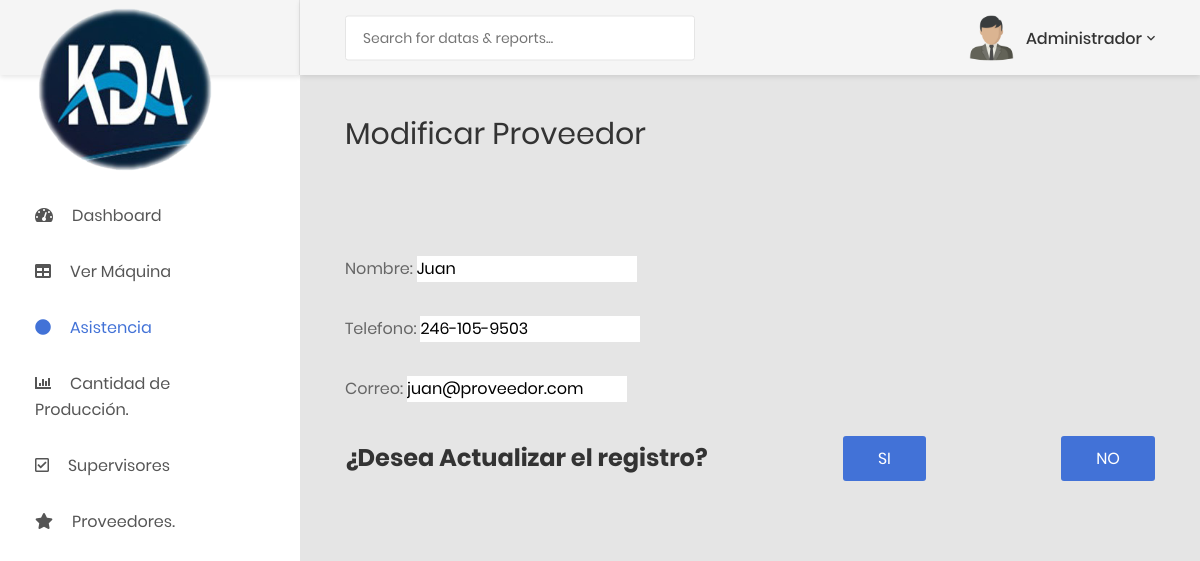
/panel/modificar_proveedor.php?id=1 (signed in), run on the app's committed database.
### tables this page shows
CREATE TABLE `proveedor` (
  `id_proveedor` int(11) NOT NULL,
  `nombre_proveedor` varchar(45) NOT NULL,
  `telefono` varchar(50) NOT NULL,
  `correo` varchar(100) NOT NULL
);

### panel/modificar_proveedor.php (the view, shortened to what this page needs)
<!DOCTYPE html>
<html lang="en">
<head>
    <link href="../css/font-face.css" rel="stylesheet" media="all">
    <link href="../vendor/font-awesome-4.7/css/font-awesome.min.css" rel="stylesheet" media="all">
    <link href="../vendor/font-awesome-5/css/fontawesome-all.min.css" rel="stylesheet" media="all">
    <link href="../vendor/mdi-font/css/material-design-iconic-font.min.css" rel="stylesheet" media="all">
    <link href="../vendor/bootstrap-4.1/bootstrap.min.css" rel="stylesheet" media="all">
    <link href="../vendor/animsition/animsition.min.css" rel="stylesheet" media="all">
    <link href="../vendor/bootstrap-progressbar/bootstrap-progressbar-3.3.4.min.css" rel="stylesheet" media="all">
    <link href="../vendor/wow/animate.css" rel="stylesheet" media="all">
    <link href="../vendor/css-hamburgers/hamburgers.min.css" rel="stylesheet" media="all">
    <link href="../vendor/slick/slick.css" rel="stylesheet" media="all">
    <link href="../vendor/select2/select2.min.css" rel="stylesheet" media="all">
    <link href="../vendor/perfect-scrollbar/perfect-scrollbar.css" rel="stylesheet" media="all">
    <link href="../css/theme.css" rel="stylesheet" media="all">
    <link href="../css/style.css" rel="stylesheet" media="all">
</head>
<body class="animsition">
    <div class="page-wrapper">
        <aside class="menu-sidebar d-none d-lg-block">
            <div class="logo">
                <a href="./dashboard.php">
                    <br><br><br><br><img src="../images/kda1.png" alt="" width="180px"/>
                </a>
            </div>
            <br><br><br>
            <div class="menu-sidebar__content js-scrollbar1">
                <nav class="navbar-sidebar">
                    <ul class="list-unstyled navbar__list">
                        <li class="has-sub">
                            <a class="js-arrow" href="./dashboard.php">
                                <i class="fas fa-tachometer-alt"></i>Dashboard</a>
                        </li>
						<?php
                        if($_SESSION['id_roluser'] == 1){
                            echo
                            '
                            <li class=" has-sub">
                                <a class="js-arrow" href="verma.php">
                                    <i class="fas fa-table"></i>Ver Máquina</a>
                                <!--<ul class="list-unstyled navbar__sub-list js-sub-list">
                                    <li class=" has-sub">
                                        <a href="registro_producto.php">Registrar Nuevo Producto</a>
                                    </li>
                                    <li>
                                        <a href="ver_producto.php">Ver Productos Existentes</a>
                                    </li>
                                </ul>-->
                             </li>';
                            }
                            ?>
                            <?php
                                        if(($_SESSION['id_roluser'] == 3) || ($_SESSION['id_roluser'] == 5) || ($_SESSION['id_roluser'] == 4 || ($_SESSION['id_roluser'] == 1))){
                                            echo'
                                                <li class="active has-sub">
                                                    <a class="js-arrow" href="asistencia.php">
                                                    <i class="fas fa-circle"></i>Asistencia</a>
                                                </li>
                                            ';
                                        }
                                    ?>
                        <li class=" has-sub">
                                       <a class="js-arrow" href="#">
                                            <i class="fas fa-chart-bar"></i>Cantidad de Producción.</a>
                                    </li>
						<?php
                                if(($_SESSION['id_roluser'] == 1)){
                                    echo
                                    '<li class=" has-sub">
                                        <a class="js-arrow" href="#">
                                            <i class="far fa-check-square"></i>Supervisores</a>
                                        <ul class="list-unstyled navbar__sub-list js-sub-list">
                                            ';
                                }?>
                                    <?php
                                if($_SESSION['id_roluser'] == 1){
                                    echo
                                            '<li class=" has-sub">
                                                    <a href="nominasuper.php">Nómina</a>
                                            </li>
                                            <li class=" has-sub">
                                                <a href="ver_supervisor.php">Ver Supervisor</a>
                                            </li>
                                        </ul>
                                    </li>
                                    <li class="has-sub">
                                        <a class="js-arrow" href="#">
                                            <i class="fas fa-star"></i>Proveedores.</a>
                                        <ul class="list-unstyled navbar__sub-list js-sub-list">
                                            <li>
                                                <a href="ver_proveedor.php">Ver Proveedores</a>
                                            </li>
                                        </ul>
                                    </li>';
                                }
                            ?>
                    </ul>
                </nav>
            </div>
        </aside>
        <div class="page-container">
            <header class="header-desktop">
                <div class="section__content section__content--p30">
                    <div class="container-fluid">
                        <div class="header-wrap">
                            <form class="form-header" action="" method="POST">
                                <input class="au-input au-input--xl" type="text" name="search" placeholder="Search for datas &amp; reports..." />
                            </form>
                            <div class="header-button">
                                <div class="account-wrap">
                                    <div class="account-item clearfix js-item-menu">
                                        <div class="image">
                                            <img src="../images/user.png" alt="" width="300px" />
                                        </div>
                                        <div class="content">
                                            <a class="js-acc-btn" href="#"><?php echo $_SESSION['nombre']; ?></a>
                                        </div>
                                    </div>
                                </div>
                            </div>
                        </div>
                    </div>
                </div>
            </header>
            <div class="main-content">
                <div class="section__content section__content--p30">
                    <div class="container-fluid">
                        <div class="row">
                            <div class="col-md-12">
                                <div class="overview-wrap">
                                    <h2 class="title-1">Modificar Proveedor</h2>
                                </div>
                            </div>
                        </div>
						<div>
							<?php
								include("../adm/conexion.php");
								$id_g=$_GET['id'];
								$consulta_genero=mysqli_query($conexion,"select * from proveedor where id_proveedor='$id_g';");
								while($r=mysqli_fetch_array($consulta_genero)){
									$nomprove=$r['nombre_proveedor'];
									$telefono=$r['telefono'];
									$correo=$r['correo'];
								}
							?>
							<br><br>
							<form method="POST">
									<br><br>
									<label>Nombre: </label>	<input type="text" name="nomprove" value="<?php echo $nomprove; ?>" style="width:220px" required="required" placeholder="	Nombre_Proveedor"/>
									<br><br>
									<label>Telefono: </label>	<input type="text" name="telefono" value="<?php echo $telefono; ?>" style="width:220px" placeholder="	Telefono"/>
									<br><br>
									<label>Correo: </label>	<input type="text" name="correo" value="<?php echo $correo; ?>" style="width:220px" placeholder="	Correo"/>
									<br><br>
									<div class="overview-wrap">
										<h3>¿Desea Actualizar el registro?</h3>
										<input type="submit" class="au-btn au-btn-icon au-btn--blue" name="Si" value="Si">
										<button type="button" class="au-btn au-btn-icon au-btn--blue" name="no" value="no" onclick="javascript:window.location='ver_proveedor.php';">
											No
										</button>
									</div>
							</form>
						</div>
						<br>
                    </div>
                </div>
            </div>
        </div>
    </div>
</body>
</html>

### data on the page
proveedor: nomprove "Juan", telefono "246-105-9503", correo "juan@proveedor.com"

### other printed values
$_SESSION['nombre'] "Administrador"
